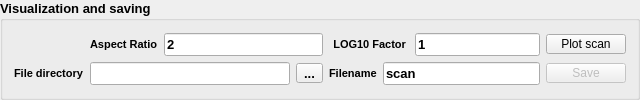
       <widget class="QGroupBox" name="group_VisualizationSaving">
        <property name="sizePolicy">
         <sizepolicy hsizetype="Preferred" vsizetype="Preferred">
          <horstretch>0</horstretch>
          <verstretch>0</verstretch>
         </sizepolicy>
        </property>
        <property name="font">
         <font>
          <pointsize>10</pointsize>
          <weight>75</weight>
          <bold>true</bold>
         </font>
        </property>
        <property name="title">
         <string>Visualization and saving</string>
        </property>
        <layout class="QGridLayout" name="gridLayout_2">
         <item row="0" column="1">
          <layout class="QGridLayout" name="gridLayout_VisualizationSaving">
           <item row="1" column="2">
            <layout class="QHBoxLayout" name="horizontalLayout_ApectRatio">
             <item>
              <widget class="QLabel" name="label_Aspect">
               <property name="minimumSize">
                <size>
                 <width>0</width>
                 <height>15</height>
                </size>
               </property>
               <property name="maximumSize">
                <size>
                 <width>16777215</width>
                 <height>16777215</height>
                </size>
               </property>
               <property name="font">
                <font>
                 <pointsize>8</pointsize>
                 <weight>75</weight>
                 <bold>true</bold>
                </font>
               </property>
               <property name="styleSheet">
                <string notr="true"/>
               </property>
               <property name="text">
                <string>Aspect Ratio</string>
               </property>
              </widget>
             </item>
             <item>
              <widget class="QLineEdit" name="aspect_ratio">
               <property name="minimumSize">
                <size>
                 <width>0</width>
                 <height>20</height>
                </size>
               </property>
               <property name="maximumSize">
                <size>
                 <width>16777215</width>
                 <height>16777215</height>
                </size>
               </property>
               <property name="styleSheet">
                <string notr="true"/>
               </property>
               <property name="text">
                <string>2</string>
               </property>
              </widget>
             </item>
            </layout>
           </item>
           <item row="1" column="3" colspan="2">
            <layout class="QHBoxLayout" name="horizontalLayout_Log10Coef">
             <item>
              <widget class="QLabel" name="label_Log10Coef">
               <property name="sizePolicy">
                <sizepolicy hsizetype="Preferred" vsizetype="Preferred">
                 <horstretch>0</horstretch>
                 <verstretch>0</verstretch>
                </sizepolicy>
               </property>
               <property name="minimumSize">
                <size>
                 <width>80</width>
                 <height>15</height>
                </size>
               </property>
               <property name="maximumSize">
                <size>
                 <width>16777215</width>
                 <height>16777215</height>
                </size>
               </property>
               <property name="font">
                <font>
                 <pointsize>8</pointsize>
                 <weight>75</weight>
                 <bold>true</bold>
                </font>
               </property>
               <property name="styleSheet">
                <string notr="true"/>
               </property>
               <property name="text">
                <string>LOG10 Factor </string>
               </property>
               <property name="alignment">
                <set>Qt::AlignRight|Qt::AlignTrailing|Qt::AlignVCenter</set>
               </property>
              </widget>
             </item>
             <item>
              <widget class="QLineEdit" name="log10_coef">
               <property name="sizePolicy">
                <sizepolicy hsizetype="MinimumExpanding" vsizetype="Fixed">
                 <horstretch>0</horstretch>
                 <verstretch>0</verstretch>
                </sizepolicy>
               </property>
               <property name="minimumSize">
                <size>
                 <width>0</width>
                 <height>20</height>
                </size>
               </property>
               <property name="maximumSize">
                <size>
                 <width>16777215</width>
                 <height>16777215</height>
                </size>
               </property>
               <property name="styleSheet">
                <string notr="true"/>
               </property>
               <property name="text">
                <string>1</string>
               </property>
              </widget>
             </item>
            </layout>
           </item>
           <item row="3" column="4">
            <widget class="QLineEdit" name="filenameline">
             <property name="minimumSize">
              <size>
               <width>0</width>
               <height>20</height>
              </size>
             </property>
             <property name="maximumSize">
              <size>
               <width>16777215</width>
               <height>16777215</height>
              </size>
             </property>
             <property name="text">
              <string>scan</string>
             </property>
            </widget>
           </item>
           <item row="3" column="2">
            <layout class="QHBoxLayout" name="horizontalLayout_directory">
             <item>
              <widget class="QLineEdit" name="FolderLine">
               <property name="minimumSize">
                <size>
                 <width>200</width>
                 <height>20</height>
                </size>
               </property>
              </widget>
             </item>
             <item>
              <widget class="QToolButton" name="FolderButton">
               <property name="sizePolicy">
                <sizepolicy hsizetype="Fixed" vsizetype="Preferred">
                 <horstretch>0</horstretch>
                 <verstretch>0</verstretch>
                </sizepolicy>
               </property>
               <property name="minimumSize">
                <size>
                 <width>0</width>
                 <height>20</height>
                </size>
               </property>
               <property name="maximumSize">
                <size>
                 <width>16777215</width>
                 <height>20</height>
                </size>
               </property>
               <property name="cursor">
                <cursorShape>PointingHandCursor</cursorShape>
               </property>
               <property name="text">
                <string>...</string>
               </property>
              </widget>
             </item>
            </layout>
           </item>
           <item row="3" column="1">
            <widget class="QLabel" name="label_DirName">
             <property name="minimumSize">
              <size>
               <width>0</width>
               <height>15</height>
              </size>
             </property>
             <property name="font">
              <font>
               <pointsize>8</pointsize>
               <weight>75</weight>
               <bold>true</bold>
              </font>
             </property>
             <property name="text">
              <string>File directory</string>
             </property>
            </widget>
           </item>
           <item row="3" column="5">
            <widget class="QPushButton" name="SaveButton">
             <property name="enabled">
              <bool>false</bool>
             </property>
             <property name="sizePolicy">
              <sizepolicy hsizetype="Minimum" vsizetype="Preferred">
               <horstretch>0</horstretch>
               <verstretch>0</verstretch>
              </sizepolicy>
             </property>
             <property name="minimumSize">
              <size>
               <width>0</width>
               <height>20</height>
              </size>
             </property>
             <property name="maximumSize">
              <size>
               <width>16777215</width>
               <height>20</height>
              </size>
             </property>
             <property name="font">
              <font>
               <pointsize>9</pointsize>
               <weight>50</weight>
               <bold>false</bold>
              </font>
             </property>
             <property name="cursor">
              <cursorShape>PointingHandCursor</cursorShape>
             </property>
             <property name="styleSheet">
              <string notr="true"/>
             </property>
             <property name="text">
              <string>Save</string>
             </property>
            </widget>
           </item>
           <item row="1" column="5">
            <widget class="QPushButton" name="PlotButton">
             <property name="sizePolicy">
              <sizepolicy hsizetype="Expanding" vsizetype="Preferred">
               <horstretch>0</horstretch>
               <verstretch>0</verstretch>
              </sizepolicy>
             </property>
             <property name="minimumSize">
              <size>
               <width>0</width>
               <height>20</height>
              </size>
             </property>
             <property name="maximumSize">
              <size>
               <width>16777215</width>
               <height>20</height>
              </size>
             </property>
             <property name="font">
              <font>
               <pointsize>9</pointsize>
               <weight>50</weight>
               <bold>false</bold>
              </font>
             </property>
             <property name="cursor">
              <cursorShape>PointingHandCursor</cursorShape>
             </property>
             <property name="styleSheet">
              <string notr="true"/>
             </property>
             <property name="text">
              <string>Plot scan</string>
             </property>
            </widget>
           </item>
           <item row="3" column="3">
            <widget class="QLabel" name="label_FileName">
             <property name="minimumSize">
              <size>
               <width>0</width>
               <height>15</height>
              </size>
             </property>
             <property name="maximumSize">
              <size>
               <width>60</width>
               <height>16777215</height>
              </size>
             </property>
             <property name="font">
              <font>
               <pointsize>8</pointsize>
               <weight>75</weight>
               <bold>true</bold>
              </font>
             </property>
             <property name="text">
              <string>Filename</string>
             </property>
            </widget>
           </item>
          </layout>
         </item>
        </layout>
       </widget>
